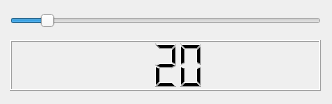
<?xml version="1.0" encoding="UTF-8"?>
<ui version="4.0">
 <class>Dialog</class>
 <widget class="QDialog" name="Dialog">
  <property name="geometry">
   <rect>
    <x>0</x>
    <y>0</y>
    <width>332</width>
    <height>104</height>
   </rect>
  </property>
  <property name="windowTitle">
   <string>Demo QSlider &amp; QLCDNumber</string>
  </property>
  <widget class="QLCDNumber" name="lcdNumber">
   <property name="geometry">
    <rect>
     <x>10</x>
     <y>40</y>
     <width>311</width>
     <height>51</height>
    </rect>
   </property>
   <property name="digitCount">
    <number>3</number>
   </property>
   <property name="intValue" stdset="0">
    <number>20</number>
   </property>
  </widget>
  <widget class="QSlider" name="horizontalSlider">
   <property name="geometry">
    <rect>
     <x>10</x>
     <y>10</y>
     <width>311</width>
     <height>22</height>
    </rect>
   </property>
   <property name="maximum">
    <number>100</number>
   </property>
   <property name="value">
    <number>10</number>
   </property>
   <property name="orientation">
    <enum>Qt::Horizontal</enum>
   </property>
  </widget>
 </widget>
 <resources/>
 <connections/>
</ui>
